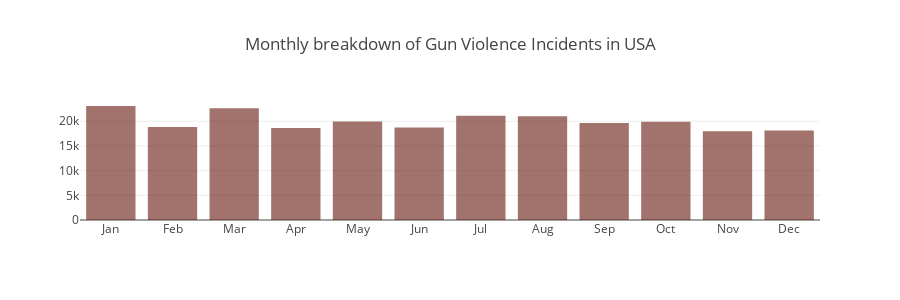

Notebook source saved alongside this figure:
### Code cell
iplot(fig2)

### Figure 1 — Plotly figure (JSON) as saved in the notebook; plotly's stock layout.template omitted (floating-point values rounded to 4 significant figures)
{"data": [{"marker": {"color": "rgba(100,20,10,0.6)"}, "type": "bar", "x": ["Jan", "Feb", "Mar", "Apr", "May", "Jun", "Jul", "Aug", "Sep", "Oct", "Nov", "Dec"], "y": [23091, 18841, 22640, 18628, 19930, 18755, 21126, 21040, 19656, 19890, 17974, 18106]}], "layout": {"height": 300, "legend": {"orientation": "h"}, "title": "Monthly breakdown of Gun Violence Incidents in USA"}}
